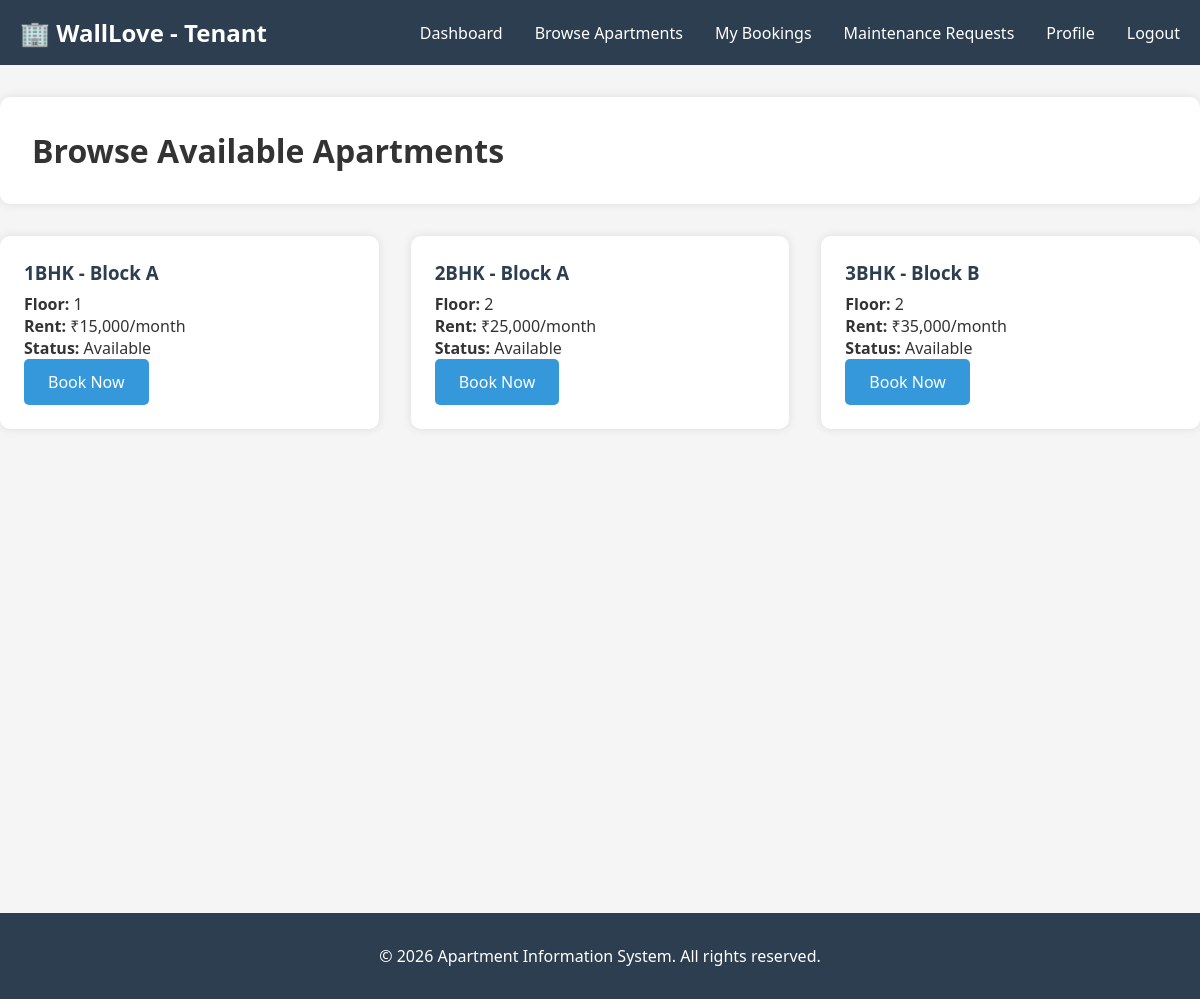
Page /tenant/browse_apartments.php (signed in) on the committed database.
### tables this page shows
CREATE TABLE apartments (
    id INT PRIMARY KEY AUTO_INCREMENT,
    block VARCHAR(50),
    floor VARCHAR(10),
    type VARCHAR(50),
    rent DECIMAL(10, 2),
    status VARCHAR(20) DEFAULT 'available'
);

### tenant/browse_apartments.php (the view, shortened to what this page needs)
<?php
include '../db_config.php';
$result = $conn->query("SELECT * FROM apartments WHERE status = 'available'");
?>
<!DOCTYPE html>
<html lang="en">
<head>
    <link rel="stylesheet" href="../assets/style.css">
</head>
<body>
    <nav class="navbar">
        <div class="container">
            <div class="logo">🏢 WallLove - Tenant</div>
            <ul class="nav-links">
                <li><a href="dashboard.php">Dashboard</a></li>
                <li><a href="browse_apartments.php">Browse Apartments</a></li>
                <li><a href="my_bookings.php">My Bookings</a></li>
                <li><a href="maintenance.php">Maintenance Requests</a></li>
                <li><a href="profile.php">Profile</a></li>
                <li><a href="../logout.php">Logout</a></li>
            </ul>
        </div>
    </nav>
    <div class="container dashboard">
        <div class="dashboard-header">
            <h1>Browse Available Apartments</h1>
        </div>
        <div class="dashboard-grid">
            <?php while($apt = $result->fetch_assoc()): ?>
                <div class="card">
                    <h3><?php echo $apt['type']; ?> - Block <?php echo $apt['block']; ?></h3>
                    <p><strong>Floor:</strong> <?php echo $apt['floor']; ?></p>
                    <p><strong>Rent:</strong> ₹<?php echo number_format($apt['rent']); ?>/month</p>
                    <p><strong>Status:</strong> <?php echo ucfirst($apt['status']); ?></p>
                    <a href="book_apartment.php?id=<?php echo $apt['id']; ?>" class="btn btn-primary">Book Now</a>
                </div>
            <?php endwhile; ?>
        </div>
    </div>
    <footer>
        <p>&copy; 2026 Apartment Information System. All rights reserved.</p>
    </footer>
</body>
</html>

### assets/style.css (style rules this page uses)
* { margin: 0; padding: 0; box-sizing: border-box; }
body { font-family: 'Segoe UI', Tahoma, Geneva, Verdana, sans-serif; background-color: #f5f5f5; color: #333; }
.container { max-width: 1200px; margin: 0 auto; padding: 0 20px; }
.navbar { background-color: #2c3e50; color: white; padding: 1rem 0; position: sticky; top: 0; z-index: 100; }
.navbar .container { display: flex; justify-content: space-between; align-items: center; }
.logo { font-size: 1.5rem; font-weight: bold; }
.nav-links { list-style: none; display: flex; gap: 2rem; }
.nav-links a { color: white; text-decoration: none; transition: color 0.3s; }
.btn { padding: 0.75rem 1.5rem; border: none; border-radius: 5px; cursor: pointer; text-decoration: none; font-size: 1rem; transition: all 0.3s; display: inline-block; }
.btn-primary { background-color: #3498db; color: white; }
.dashboard { min-height: 100vh; padding: 2rem 0; }
.dashboard-header { background: white; padding: 2rem; border-radius: 10px; margin-bottom: 2rem; box-shadow: 0 0 10px rgba(0,0,0,0.1); }
.dashboard-grid { display: grid; grid-template-columns: repeat(auto-fit, minmax(250px, 1fr)); gap: 2rem; }
.card { background: white; padding: 1.5rem; border-radius: 10px; box-shadow: 0 0 10px rgba(0,0,0,0.1); transition: transform 0.3s; }
.card h3 { color: #2c3e50; margin-bottom: 0.5rem; }
footer { background-color: #2c3e50; color: white; text-align: center; padding: 2rem 0; margin-top: 3rem; }

### rows in the picture
apartments: type "1BHK", block "A", floor "1", rent "15,000", status "Available"
apartments: type "2BHK", block "A", floor "2", rent "25,000", status "Available"
apartments: type "3BHK", block "B", floor "2", rent "35,000", status "Available"
